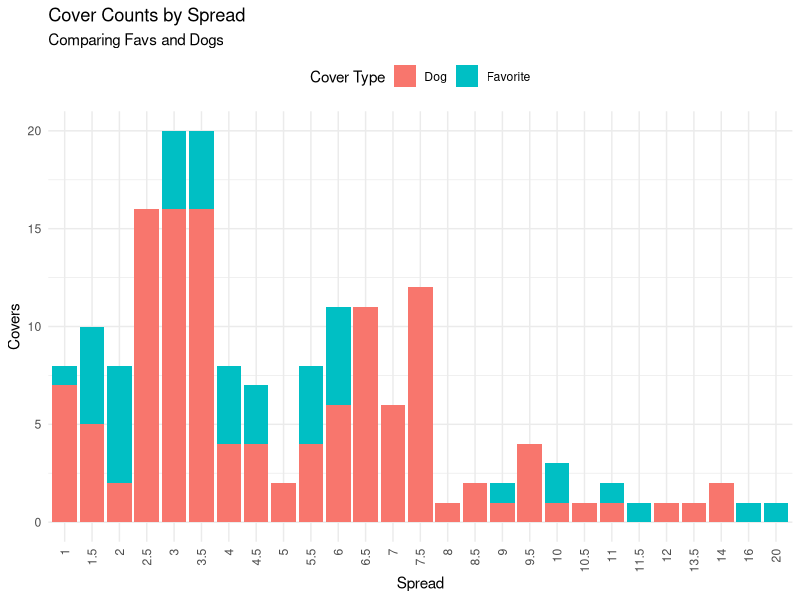

Here is the R script that generated this plot:
## ---- chunk 1
result <- 4 + 3
result
## ---- chunk 2
data <- read.csv('vw_gameresults.csv')
head(data)
## ---- chunk 3
library(dplyr)
library(tidyr)
det_df <- read.csv('vw_gameteamresultsdetail.csv')
leagyear_value = 2024
df <- det_df %>%
  filter(leagyear == leagyear_value, isfav == 1, iscover == 1) %>%
  group_by(leagid,spread) %>%
  summarise(iscover_sum = sum(iscover, na.rm = TRUE)) %>%
  ungroup()
df <- as.data.frame(df)
head(df)
## ---- chunk 4
det1_df <- read.csv('vw_gameteamresultsdetail.csv')
leagyear_value = 2024
df1 <- det1_df %>%
  filter(leagyear == leagyear_value, isfav == 1, ispush == 0) %>%
  group_by(leagid,spread) %>%
  summarise(
    favcover = sum(iscover == 1, na.rm = TRUE),
    dogcover = sum(iscover == 0, na.rm = TRUE)
    ) %>%
  ungroup() %>%
  arrange(spread,leagid)
df1 <- as.data.frame(df1)
df1
## ---- chunk 5
library(dplyr)
library(ggplot2)
df_nfl <- df1 %>% filter(leagid == 1)
if(!is.numeric(df_nfl$spread)) {
  df_nfl$spread <- as.numeric((as.character(df_nfl$spread)))
}
df_nfl <- df_nfl %>% arrange(spread)
# df_nfl <- df_nfl[order(df_nfl$spread,decreasing = FALSE), ]
df_nfl$spread <- factor(df_nfl$spread, levels = sort(unique(df_nfl$spread)))
# df1 <- df1 %>% filter(spread >= 0 & spread <= 100)
ggplot(df_nfl, aes(x = spread)) +
  geom_bar(aes(y = favcover, fill = 'Favorite'), stat = 'identity', position = position_dodge()) +
  geom_bar(aes(y = dogcover, fill = 'Dog'), stat = 'identity', position = position_dodge()) +
  labs(
    title = 'Cover Counts by Spread',
    subtitle = 'Comparing Favs and Dogs',
    x = 'Spread',
    y = 'Covers',
    fill = 'Cover Type'
  ) +
  theme_minimal() +
  theme(legend.position = 'top') +
  theme(axis.text.x = element_text(angle = 90, hjust = 1, vjust = 0.5))
